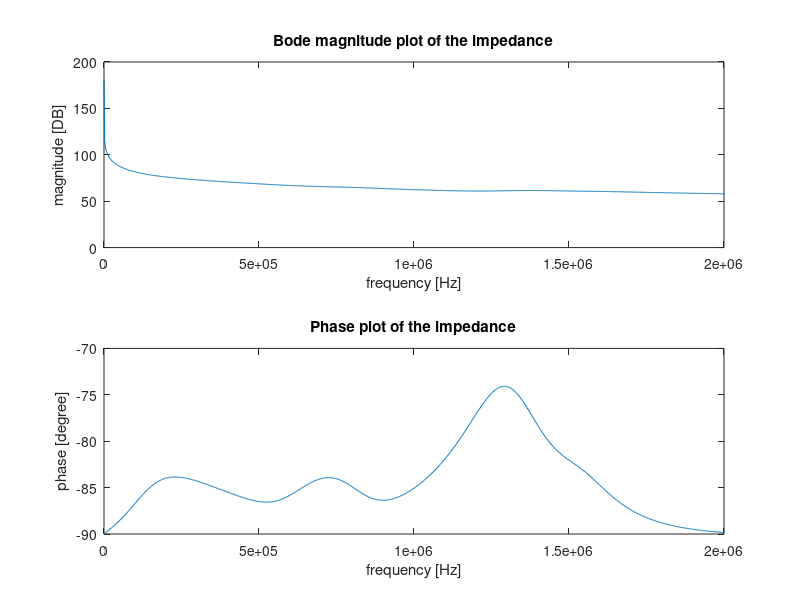
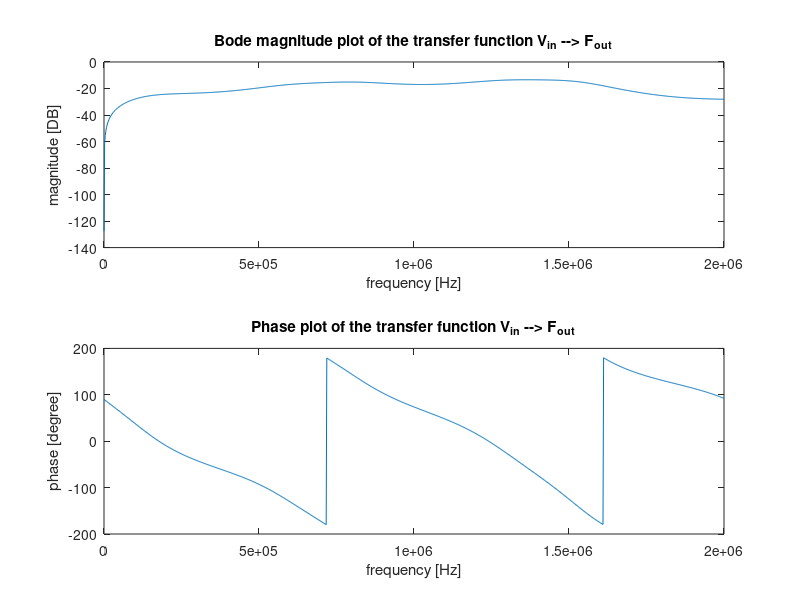
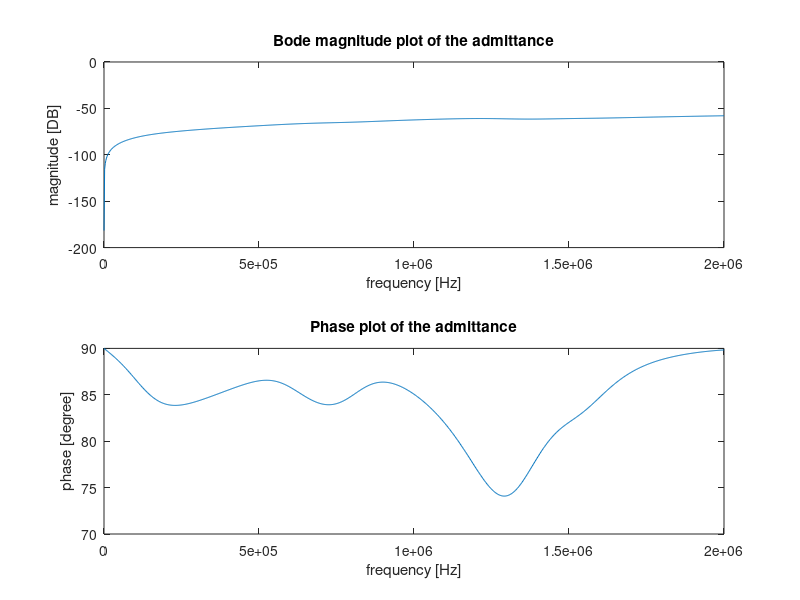
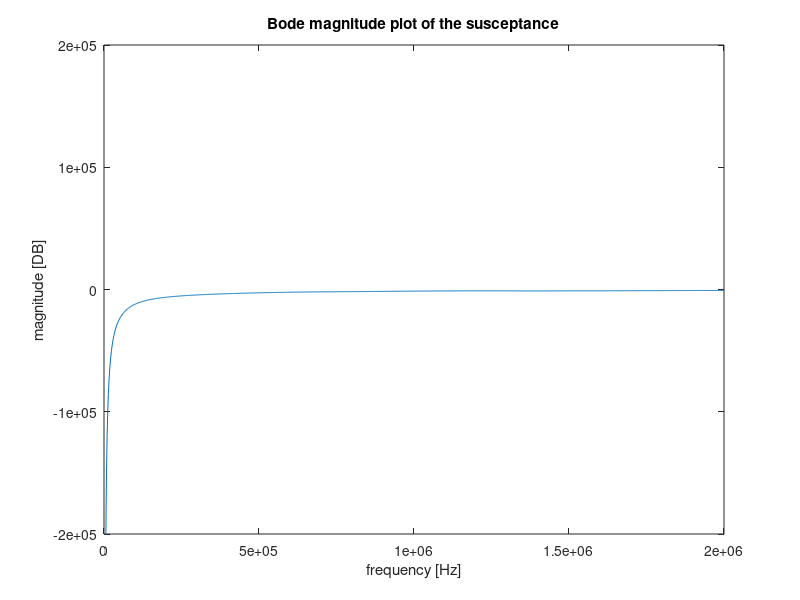

Source code (MATLAB) for these figures, in order:
% This script is an intent to accurately model a piezoelectric transuducer,
% consisting of multiple intermediate piezoelectric inactive layers. The
% modelling is done following the approach as described by Sittig in his
% paper: 'Effects of Bonding and Electrode Layers on the  Transmission     
% Parameters of Piezoelectric Transducers Used in Ultrasonic Digital Delay 
% Lines'. At first a model will be made consisting of one active
% piezoelectric plate, a backing side consisting of backing material and a
% copper electrode, and the transmission side consisting of a copper
% electrode, a front plate and housing material. The models transfer
% function from voltage input to force output, the impedance frequency  
% response function and the admittance frequency response function will be
% analyzed and if satisfying results are obtained, there will be extended
% upon the model by inclusion of a second piezoelectric active layer in
% parallel with the first layer and by taking glue layers into
% consideration.

%% close all former work
clear all; close all; clc;

%% Parameter initialization

f = linspace(1,2*10^6,1000); 

omg = 2*pi*f;
j = sqrt(-1);
%% Setting up the backing material matrix

% First the layer closest to the piezoelectric layer, hence the copper
% electrode.

% the material parameters

rho_Cu = 8960;  % Pure! copper density.
c_Cu = 3570;    % pure copper speed of sound.
l_Cu = 0.5*10^-3;
r_Cu = 2.5*10^-3;
A_Cu = pi*r_Cu^2;
Z_0_Cu = rho_Cu * c_Cu * A_Cu;
f_0_Cu = c_Cu/(2*l_Cu);
gamma_Cu = pi*f/f_0_Cu;

% The matrix
Back_mat_Cu = zeros(2*length(f),2);

for ja = 1:length(f)
row1 = 2*ja-1;
row2 = 2*ja;
Back_mat_Cu(row1:row2,1:2) = [cos(gamma_Cu(ja)) j*Z_0_Cu*sin(gamma_Cu(ja)); ...
               (j*sin(gamma_Cu(ja)))/Z_0_Cu cos(gamma_Cu(ja))];
end
          
           
           
% Similarily the matrix is set up for the thick, cone shaped backing
% material

% the material parameters

rho_FeC = 8000;  
c_FeC = 5800;    
r_FeC = 2.5*10^-3;
A_FeC = pi*r_FeC^2;
Z_0_FeC = rho_FeC * c_FeC * A_FeC;
f_0_FeC = c_FeC/(2);                     % As the thickness of the backing is assumed to approach infinity, it is omitted. Not sure about this! Check!!
gamma_FeC = pi*f/f_0_FeC;

% the matrix
Back_mat_FeC = zeros(2*length(f),2);

for jj = 1:length(f)
row1 = 2*jj-1;
row2 = 2*jj;
  
Back_mat_FeC(row1:row2,1:2) = [cos(gamma_FeC(jj)) j*Z_0_FeC*sin(gamma_FeC(jj)); ...
                (j*sin(gamma_FeC(jj)))/Z_0_FeC cos(gamma_FeC(jj))];
end

rho_glue = 960;  
c_glue = 1220;    % unsure about this!!
l_glue = 0.06*10^-6;    % to be varied.
r_glue = 2.5*10^-3;
A_glue = pi*r_glue^2;
Z_0_glue = rho_glue * c_glue * A_glue;
f_0_glue = c_glue/(2*l_glue);
gamma_glue = pi*f/f_0_glue;

glue_mat = zeros(2*length(f),2);

for han = 1:length(f)
row1 = 2*han-1;
row2 = 2*han;

glue_mat(row1:row2,1:2) = [cos(gamma_glue(han)) j*Z_0_glue*sin(gamma_glue(han)); ...
               (j*sin(gamma_glue(han)))/Z_0_glue cos(gamma_glue(han))];
end
          
% The matrices are multiplied and the total impedance Z_b of the backing
% layers is obtained.
Back_mat = zeros(2*length(f),2);
Z_b = zeros(length(f),1);

for ii = 1:length(f)
row1 = 2*ii-1;
row2 = 2*ii;
    
Back_mat(row1:row2,1:2) = glue_mat(row1:row2,1:2)*Back_mat_Cu(row1:row2,1:2) ...
    *glue_mat(row1:row2,1:2)*Back_mat_FeC(row1:row2,1:2);
Back_mat_current = Back_mat(row1:row2,1:2);
A_b = Back_mat_current(1,1);
B_b = Back_mat_current(1,2);
C_b = Back_mat_current(2,1);
D_b = Back_mat_current(2,2);

Z_0b = Z_0_FeC;
Z_b(ii) = (A_b*Z_0b + B_b)/(C_b*Z_0b + D_b);    % Here Z_0b is the impedance of the final backing layer only!
end

%% Setting up the transmission layer matrix

% The intermediate layers in the transmission direction are obtained in the
% same way. Again starting with the intermediate layer closest to the
% peizoelectric active layer.

% The material parameters were already given before!
Trans_mat_Cu = zeros(length(f),2);

for jj = 1:length(f)
row1 = 2*jj-1;
row2 = 2*jj;
   
Trans_mat_Cu(row1:row2,1:2) = [cos(gamma_Cu(jj)) j*Z_0_Cu*sin(gamma_Cu(jj)); ...
               (j*sin(gamma_Cu(jj)))/Z_0_Cu cos(gamma_Cu(jj))];
end

% For now the glue layer is omitted and the matrix is setup for the front
% plate only. Which is made out of Steel, just as the backing material.

% material properties of steel front plate.
r_FP = 4.5*10^-3;
A_FP = pi*r_FP^2;
Z_0_FP = rho_FeC * c_FeC * A_FP;
l_FeC = 0.5*10^-3;
f_0_FP = c_FeC/(2*l_FeC);                    
gamma_FeC = pi*f/f_0_FP;

Trans_mat_FP = zeros(2*length(f),2);

for x = 1:length(f)
row1 = 2*x-1;
row2 = 2*x;

Trans_mat_FP(row1:row2,1:2) = [cos(gamma_FeC(x)) j*Z_0_FP*sin(gamma_FeC(x)); ...
                (j*sin(gamma_FeC(x)))/Z_0_FP cos(gamma_FeC(x))];
end

%The housing, simply modelled as a another transmission plate

rho_house = rho_FeC;  
c_house = c_FeC;    
l_house = 3.25*10^-3;    
r_house = 3.5*10^-3;
A_house = pi*r_house^2;
Z_0_house = rho_house * c_house * A_house;
f_0_house = c_house/(2*l_house);
gamma_house = pi*f/f_0_house;

house_mat = zeros(2*length(f),2);

for kla = 1:length(f)
    row1 = 2*kla-1;
    row2 = 2*kla;
    
house_mat(row1:row2,1:2) = [cos(gamma_house(kla)) j*Z_0_house*sin(gamma_house(kla)); ...
               (j*sin(gamma_house(kla)))/Z_0_house cos(gamma_house(kla))];
end
% Multiplication of the transmission piezoelectric inactive layers gives:
Trans_mat = zeros(2*length(f),2);

for xx = 1:length(f)
row1 = 2*xx-1;
row2 = 2*xx;

Trans_mat(row1:row2,1:2) = glue_mat(row1:row2,1:2)*Trans_mat_Cu(row1:row2,1:2) ...
    * glue_mat(row1:row2,1:2)*Trans_mat_FP(row1:row2,1:2)*house_mat(row1:row2,1:2);
end
                   
%% Setting up the matrix describing the active Piezoelectric layer

% The material parameters

rho_pz = 7800;  
c_pz = 4613;    
l_pz = 2*10^-3;
r_pz = 2.5*10^-3;
A_pz = pi*r_pz^2;
Z_0_pz = rho_pz * c_pz * A_pz;
f_0_pz = c_pz/(2*l_pz);
omg_0_pz = pi*c_pz/l_pz;
gamma_pz = pi*f/f_0_pz;
eps_0=8.854*10^-12;          
eps_33=1200*eps_0;
C_0_pz = A_pz*eps_33/l_pz;
k_pz = 0.46;                        % coupling factor in thickness direction
phi = k_pz *sqrt(Z_0_pz*C_0_pz*omg_0_pz/pi);


z_b = Z_b/Z_0_pz;
Q1 = (cos(gamma_pz) - 1);
Q2 =  j*z_b(:);
Q3 = Q2.*sin(gamma_pz(:));
Q = Q1(:)+Q3;
pz_frac = 1./(phi*Q);

pz_mat_1_12 = (j*phi^2)./(omg*C_0_pz);
pz_mat_1_21 = j*omg*C_0_pz;




pz_mat_1 = zeros(2*length(f),2);
pz_mat_2 = zeros(2*length(f),2);
pz_mat = zeros(2*length(f),2);

for y = 1:length(f)
row1 = 2*y-1;
row2 = 2*y;
pz_mat_1(row1:row2,1:2) = [1 pz_mat_1_12(y); ...           % Revisit as the fraction of entry 2,1 is not clear!!
            pz_mat_1_21(y) 0];
pz_mat_1_current = pz_mat_1(row1:row2,1:2);

pz_mat_2_11 = cos(gamma_pz(y))+j*z_b(y).*sin(gamma_pz(y));
pz_mat_2_12 = Z_0_pz*(z_b(y).*cos(gamma_pz(y))+j*sin(gamma_pz(y)));
pz_mat_2_21 = (j*sin(gamma_pz(y)))/Z_0_pz;
pz_mat_2_22 = 2*(cos(gamma_pz(y))-1)+j*z_b(y).*sin(gamma_pz(y));
pz_mat_2(row1:row2,1:2) = [pz_mat_2_11 pz_mat_2_12; ...
            pz_mat_2_21 pz_mat_2_22];
pz_mat_2_current = pz_mat_2(row1:row2,1:2);
        
pz_mat(row1:row2,1:2) = pz_frac(y)*pz_mat_1_current*pz_mat_2_current;
end
%% Setting up the final transducer representing matrix

% Here the piezoelectric matric is multiplied by the matrix obtained from
% the transmission intermediate layers:

Final_trans_mat = zeros(2*length(f),2);

for yy = 1:length(f)
row1 = 2*yy-1;
row2 = 2*yy;

Final_trans_mat(row1:row2,1:2) = pz_mat(row1:row2,1:2) * Trans_mat(row1:row2,1:2);
end

%% Defining the sensitivity functions
Z_E = zeros(length(f),1);
V_IL = zeros(length(f),1);

for g = 1:length(f)
row1 = 2*g-1;
row2 = 2*g;
Final_trans_mat1 = Final_trans_mat(row1:row2,1:2);
A = Final_trans_mat1(1,1);
B = Final_trans_mat1(1,2);
C = Final_trans_mat1(2,1);
D = Final_trans_mat1(2,2);

Z_FP = Z_0_FeC;
Z_E(g) = (A*Z_FP + B)/(C*Z_FP + D);            % electrical input impedance
V_IL(g) = Z_FP/(A*Z_FP + B);                   % voltage transfer ratio between input voltage and output force
end

admittance = 1./Z_E;
susceptance = imag(admittance);
phase_admittance = rad2deg(angle(admittance));
mag_admittance = 20*log10(abs(admittance));

phase_impedance = rad2deg(angle(Z_E));
phase_tf = rad2deg(angle(V_IL));
mag_impedance = 20*log10(abs(Z_E));
mag_tf = 20*log10(abs(V_IL));

%[pks1 ind1] = findpeaks(mag_impedance,'MinPeakDistance',5000,'MinPeakProminence',0.01);
%plot(f(ind1),pks1,'or'); hold on; plot(f(ind),pks,'or'); hold on;
figure
subplot(2,1,1); plot(f,mag_impedance); title('Bode magnitude plot of the impedance'); ...
    xlabel('frequency [Hz]'); ylabel('magnitude [DB]'); 
subplot(2,1,2); plot(f,phase_impedance); title('Phase plot of the impedance'); ...
    xlabel('frequency [Hz]'); ylabel('phase [degree]');


% [pks ind] = findpeaks(mag_tf,'MinPeakDistance',5000,'MinPeakProminence',0.01);

figure
subplot(2,1,1);  plot(f,mag_tf); title('Bode magnitude plot of the transfer function V_{in} --> F_{out}'); ...
    xlabel('frequency [Hz]'); ylabel('magnitude [DB]');
subplot(2,1,2); plot(f,phase_tf); title('Phase plot of the transfer function V_{in} --> F_{out}'); ...
    xlabel('frequency [Hz]'); ylabel('phase [degree]');

figure
subplot(2,1,1); plot(f,mag_admittance); title('Bode magnitude plot of the admittance'); ...
    xlabel('frequency [Hz]'); ylabel('magnitude [DB]');
subplot(2,1,2); plot(f,phase_admittance); title('Phase plot of the admittance'); ...
    xlabel('frequency [Hz]'); ylabel('phase [degree]');

figure
plot(f,imag(Z_E)); title('Bode magnitude plot of the susceptance'); ...
    xlabel('frequency [Hz]'); ylabel('magnitude [DB]'); ylim([-0.2 0.2]*10^6)

